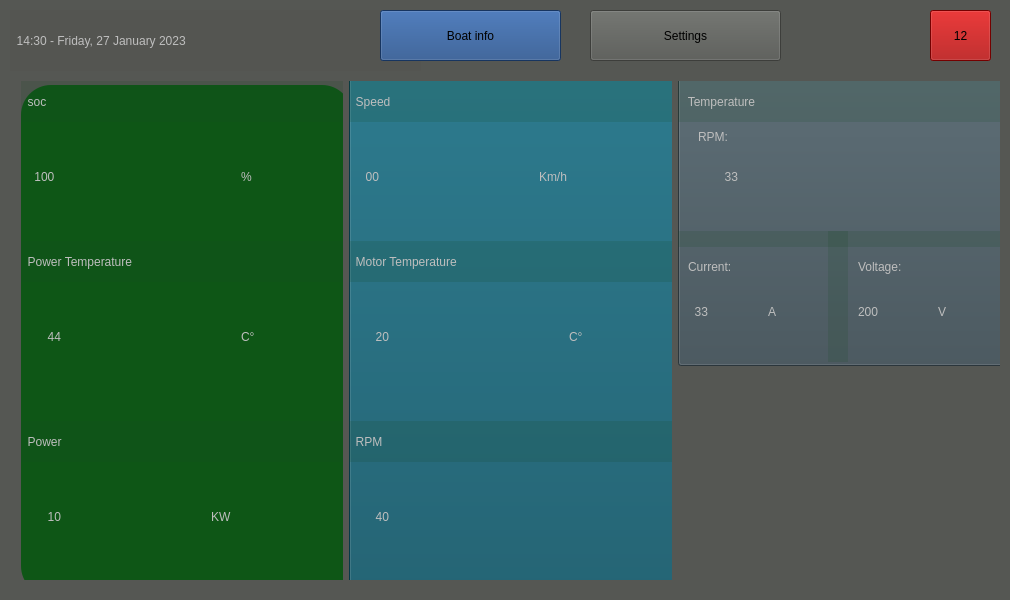
<?xml version="1.0" encoding="UTF-8"?>
<ui version="4.0">
 <class>MainWindow</class>
 <widget class="QMainWindow" name="MainWindow">
  <property name="windowModality">
   <enum>Qt::ApplicationModal</enum>
  </property>
  <property name="enabled">
   <bool>true</bool>
  </property>
  <property name="geometry">
   <rect>
    <x>0</x>
    <y>0</y>
    <width>1010</width>
    <height>600</height>
   </rect>
  </property>
  <property name="contextMenuPolicy">
   <enum>Qt::NoContextMenu</enum>
  </property>
  <property name="windowTitle">
   <string/>
  </property>
  <property name="styleSheet">
   <string notr="true">background-color: rgb(85, 87, 83)</string>
  </property>
  <widget class="QWidget" name="centralWidget">
   <widget class="QWidget" name="horizontalLayoutWidget">
    <property name="geometry">
     <rect>
      <x>10</x>
      <y>70</y>
      <width>1001</width>
      <height>521</height>
     </rect>
    </property>
    <layout class="QHBoxLayout" name="horizontalLayout">
     <item>
      <layout class="QVBoxLayout" name="verticalLayout_3">
       <item>
        <widget class="QWidget" name="widget" native="true">
         <widget class="QPushButton" name="pb_battery">
          <property name="geometry">
           <rect>
            <x>0</x>
            <y>4</y>
            <width>331</width>
            <height>511</height>
           </rect>
          </property>
          <property name="styleSheet">
           <string notr="true">border-radius: 30px;
background-color: rgb(14, 86, 22);
</string>
          </property>
          <property name="text">
           <string/>
          </property>
         </widget>
         <widget class="QLabel" name="l_battery">
          <property name="enabled">
           <bool>false</bool>
          </property>
          <property name="geometry">
           <rect>
            <x>0</x>
            <y>0</y>
            <width>331</width>
            <height>41</height>
           </rect>
          </property>
          <property name="toolTip">
           <string>&lt;html&gt;&lt;head/&gt;&lt;body&gt;&lt;p align=&quot;center&quot;&gt;&lt;br/&gt;&lt;/p&gt;&lt;/body&gt;&lt;/html&gt;</string>
          </property>
          <property name="whatsThis">
           <string>&lt;html&gt;&lt;head/&gt;&lt;body&gt;&lt;p align=&quot;center&quot;&gt;&lt;br/&gt;&lt;/p&gt;&lt;/body&gt;&lt;/html&gt;</string>
          </property>
          <property name="styleSheet">
           <string notr="true">background-color: rgba(16, 73, 31,40);
font: 20pt &quot;Ubuntu&quot;;</string>
          </property>
          <property name="text">
           <string>  soc</string>
          </property>
         </widget>
         <widget class="QLabel" name="l_SOC_value">
          <property name="enabled">
           <bool>false</bool>
          </property>
          <property name="geometry">
           <rect>
            <x>10</x>
            <y>50</y>
            <width>161</width>
            <height>91</height>
           </rect>
          </property>
          <property name="styleSheet">
           <string notr="true">background-color: rgba(16, 73, 31,0);
font: 50pt &quot;Ubuntu&quot;;</string>
          </property>
          <property name="text">
           <string> 100</string>
          </property>
         </widget>
         <widget class="QLabel" name="label_3">
          <property name="enabled">
           <bool>false</bool>
          </property>
          <property name="geometry">
           <rect>
            <x>220</x>
            <y>50</y>
            <width>81</width>
            <height>91</height>
           </rect>
          </property>
          <property name="styleSheet">
           <string notr="true">background-color: rgba(16, 73, 31,0);
font: 50pt &quot;Ubuntu&quot;;</string>
          </property>
          <property name="text">
           <string>%</string>
          </property>
         </widget>
         <widget class="QLabel" name="l_battery_15">
          <property name="enabled">
           <bool>false</bool>
          </property>
          <property name="geometry">
           <rect>
            <x>0</x>
            <y>160</y>
            <width>331</width>
            <height>41</height>
           </rect>
          </property>
          <property name="toolTip">
           <string>&lt;html&gt;&lt;head/&gt;&lt;body&gt;&lt;p align=&quot;center&quot;&gt;&lt;br/&gt;&lt;/p&gt;&lt;/body&gt;&lt;/html&gt;</string>
          </property>
          <property name="whatsThis">
           <string>&lt;html&gt;&lt;head/&gt;&lt;body&gt;&lt;p align=&quot;center&quot;&gt;&lt;br/&gt;&lt;/p&gt;&lt;/body&gt;&lt;/html&gt;</string>
          </property>
          <property name="styleSheet">
           <string notr="true">background-color: rgba(16, 73, 31,40);
font: 20pt &quot;Ubuntu&quot;;</string>
          </property>
          <property name="text">
           <string>  Power Temperature</string>
          </property>
         </widget>
         <widget class="QLabel" name="l_powertemp_value">
          <property name="enabled">
           <bool>false</bool>
          </property>
          <property name="geometry">
           <rect>
            <x>20</x>
            <y>210</y>
            <width>161</width>
            <height>91</height>
           </rect>
          </property>
          <property name="styleSheet">
           <string notr="true">background-color: rgba(16, 73, 31,0);
font: 50pt &quot;Ubuntu&quot;;</string>
          </property>
          <property name="text">
           <string>  44</string>
          </property>
         </widget>
         <widget class="QLabel" name="label_5">
          <property name="enabled">
           <bool>false</bool>
          </property>
          <property name="geometry">
           <rect>
            <x>220</x>
            <y>210</y>
            <width>81</width>
            <height>91</height>
           </rect>
          </property>
          <property name="styleSheet">
           <string notr="true">background-color: rgba(16, 73, 31,0);
font: 50pt &quot;Ubuntu&quot;;</string>
          </property>
          <property name="text">
           <string>C°</string>
          </property>
         </widget>
         <widget class="QLabel" name="label_6">
          <property name="enabled">
           <bool>false</bool>
          </property>
          <property name="geometry">
           <rect>
            <x>190</x>
            <y>390</y>
            <width>111</width>
            <height>91</height>
           </rect>
          </property>
          <property name="styleSheet">
           <string notr="true">background-color: rgba(16, 73, 31,0);
font: 50pt &quot;Ubuntu&quot;;</string>
          </property>
          <property name="text">
           <string>KW</string>
          </property>
         </widget>
         <widget class="QLabel" name="l_power_value">
          <property name="enabled">
           <bool>false</bool>
          </property>
          <property name="geometry">
           <rect>
            <x>20</x>
            <y>390</y>
            <width>161</width>
            <height>91</height>
           </rect>
          </property>
          <property name="styleSheet">
           <string notr="true">background-color: rgba(16, 73, 31,0);
font: 50pt &quot;Ubuntu&quot;;</string>
          </property>
          <property name="text">
           <string>  10</string>
          </property>
         </widget>
         <widget class="QLabel" name="l_battery_16">
          <property name="enabled">
           <bool>false</bool>
          </property>
          <property name="geometry">
           <rect>
            <x>0</x>
            <y>340</y>
            <width>331</width>
            <height>41</height>
           </rect>
          </property>
          <property name="toolTip">
           <string>&lt;html&gt;&lt;head/&gt;&lt;body&gt;&lt;p align=&quot;center&quot;&gt;&lt;br/&gt;&lt;/p&gt;&lt;/body&gt;&lt;/html&gt;</string>
          </property>
          <property name="whatsThis">
           <string>&lt;html&gt;&lt;head/&gt;&lt;body&gt;&lt;p align=&quot;center&quot;&gt;&lt;br/&gt;&lt;/p&gt;&lt;/body&gt;&lt;/html&gt;</string>
          </property>
          <property name="styleSheet">
           <string notr="true">background-color: rgba(16, 73, 31,40);
font: 20pt &quot;Ubuntu&quot;;</string>
          </property>
          <property name="text">
           <string>  Power</string>
          </property>
         </widget>
        </widget>
       </item>
      </layout>
     </item>
     <item>
      <layout class="QVBoxLayout" name="verticalLayout_2">
       <item>
        <widget class="QWidget" name="widget_2" native="true">
         <widget class="QPushButton" name="pb_motor">
          <property name="geometry">
           <rect>
            <x>0</x>
            <y>-6</y>
            <width>331</width>
            <height>521</height>
           </rect>
          </property>
          <property name="styleSheet">
           <string notr="true">background-color: rgb(9, 80, 99);
</string>
          </property>
          <property name="text">
           <string/>
          </property>
         </widget>
         <widget class="QLabel" name="label_7">
          <property name="enabled">
           <bool>false</bool>
          </property>
          <property name="geometry">
           <rect>
            <x>220</x>
            <y>210</y>
            <width>81</width>
            <height>91</height>
           </rect>
          </property>
          <property name="styleSheet">
           <string notr="true">background-color: rgba(16, 73, 31,0);
font: 50pt &quot;Ubuntu&quot;;</string>
          </property>
          <property name="text">
           <string>C°</string>
          </property>
         </widget>
         <widget class="QLabel" name="l_speed_value">
          <property name="enabled">
           <bool>false</bool>
          </property>
          <property name="geometry">
           <rect>
            <x>10</x>
            <y>50</y>
            <width>161</width>
            <height>91</height>
           </rect>
          </property>
          <property name="styleSheet">
           <string notr="true">background-color: rgba(16, 73, 31,0);
font: 50pt &quot;Ubuntu&quot;;</string>
          </property>
          <property name="text">
           <string>  00</string>
          </property>
         </widget>
         <widget class="QLabel" name="label_9">
          <property name="enabled">
           <bool>false</bool>
          </property>
          <property name="geometry">
           <rect>
            <x>190</x>
            <y>50</y>
            <width>111</width>
            <height>91</height>
           </rect>
          </property>
          <property name="styleSheet">
           <string notr="true">background-color: rgba(16, 73, 31,0);
font: 30pt &quot;Ubuntu&quot;;</string>
          </property>
          <property name="text">
           <string>Km/h</string>
          </property>
         </widget>
         <widget class="QLabel" name="label_10">
          <property name="enabled">
           <bool>true</bool>
          </property>
          <property name="geometry">
           <rect>
            <x>190</x>
            <y>390</y>
            <width>111</width>
            <height>91</height>
           </rect>
          </property>
          <property name="styleSheet">
           <string notr="true">background-color: rgba(16, 73, 31,0);
font: 50pt &quot;Ubuntu&quot;;</string>
          </property>
          <property name="text">
           <string/>
          </property>
         </widget>
         <widget class="QLabel" name="l_motortemp_value">
          <property name="enabled">
           <bool>false</bool>
          </property>
          <property name="geometry">
           <rect>
            <x>20</x>
            <y>210</y>
            <width>161</width>
            <height>91</height>
           </rect>
          </property>
          <property name="styleSheet">
           <string notr="true">background-color: rgba(16, 73, 31,0);
font: 50pt &quot;Ubuntu&quot;;</string>
          </property>
          <property name="text">
           <string>  20</string>
          </property>
         </widget>
         <widget class="QLabel" name="l_battery_2">
          <property name="enabled">
           <bool>false</bool>
          </property>
          <property name="geometry">
           <rect>
            <x>0</x>
            <y>0</y>
            <width>331</width>
            <height>41</height>
           </rect>
          </property>
          <property name="toolTip">
           <string>&lt;html&gt;&lt;head/&gt;&lt;body&gt;&lt;p align=&quot;center&quot;&gt;&lt;br/&gt;&lt;/p&gt;&lt;/body&gt;&lt;/html&gt;</string>
          </property>
          <property name="whatsThis">
           <string>&lt;html&gt;&lt;head/&gt;&lt;body&gt;&lt;p align=&quot;center&quot;&gt;&lt;br/&gt;&lt;/p&gt;&lt;/body&gt;&lt;/html&gt;</string>
          </property>
          <property name="styleSheet">
           <string notr="true">background-color: rgba(16, 73, 31,40);
font: 20pt &quot;Ubuntu&quot;;</string>
          </property>
          <property name="text">
           <string>  Speed</string>
          </property>
         </widget>
         <widget class="QLabel" name="l_battery_17">
          <property name="enabled">
           <bool>false</bool>
          </property>
          <property name="geometry">
           <rect>
            <x>0</x>
            <y>160</y>
            <width>331</width>
            <height>41</height>
           </rect>
          </property>
          <property name="toolTip">
           <string>&lt;html&gt;&lt;head/&gt;&lt;body&gt;&lt;p align=&quot;center&quot;&gt;&lt;br/&gt;&lt;/p&gt;&lt;/body&gt;&lt;/html&gt;</string>
          </property>
          <property name="whatsThis">
           <string>&lt;html&gt;&lt;head/&gt;&lt;body&gt;&lt;p align=&quot;center&quot;&gt;&lt;br/&gt;&lt;/p&gt;&lt;/body&gt;&lt;/html&gt;</string>
          </property>
          <property name="styleSheet">
           <string notr="true">background-color: rgba(16, 73, 31,40);
font: 20pt &quot;Ubuntu&quot;;</string>
          </property>
          <property name="text">
           <string>  Motor Temperature</string>
          </property>
         </widget>
         <widget class="QLabel" name="l_RPM_value">
          <property name="enabled">
           <bool>false</bool>
          </property>
          <property name="geometry">
           <rect>
            <x>20</x>
            <y>390</y>
            <width>161</width>
            <height>91</height>
           </rect>
          </property>
          <property name="styleSheet">
           <string notr="true">background-color: rgba(16, 73, 31,0);
font: 50pt &quot;Ubuntu&quot;;</string>
          </property>
          <property name="text">
           <string>  40</string>
          </property>
         </widget>
         <widget class="QLabel" name="l_battery_18">
          <property name="enabled">
           <bool>false</bool>
          </property>
          <property name="geometry">
           <rect>
            <x>0</x>
            <y>340</y>
            <width>331</width>
            <height>41</height>
           </rect>
          </property>
          <property name="toolTip">
           <string>&lt;html&gt;&lt;head/&gt;&lt;body&gt;&lt;p align=&quot;center&quot;&gt;&lt;br/&gt;&lt;/p&gt;&lt;/body&gt;&lt;/html&gt;</string>
          </property>
          <property name="whatsThis">
           <string>&lt;html&gt;&lt;head/&gt;&lt;body&gt;&lt;p align=&quot;center&quot;&gt;&lt;br/&gt;&lt;/p&gt;&lt;/body&gt;&lt;/html&gt;</string>
          </property>
          <property name="styleSheet">
           <string notr="true">background-color: rgba(16, 73, 31,40);
font: 20pt &quot;Ubuntu&quot;;</string>
          </property>
          <property name="text">
           <string>  RPM</string>
          </property>
         </widget>
        </widget>
       </item>
      </layout>
     </item>
     <item>
      <layout class="QVBoxLayout" name="verticalLayout">
       <item>
        <widget class="QWidget" name="widget_3" native="true">
         <widget class="QPushButton" name="pb_temperature">
          <property name="geometry">
           <rect>
            <x>0</x>
            <y>-6</y>
            <width>331</width>
            <height>291</height>
           </rect>
          </property>
          <property name="styleSheet">
           <string notr="true">background-color:rgb(60, 76, 84)</string>
          </property>
          <property name="text">
           <string/>
          </property>
         </widget>
         <widget class="QLabel" name="l_temperature">
          <property name="enabled">
           <bool>false</bool>
          </property>
          <property name="geometry">
           <rect>
            <x>0</x>
            <y>0</y>
            <width>331</width>
            <height>41</height>
           </rect>
          </property>
          <property name="toolTip">
           <string>&lt;html&gt;&lt;head/&gt;&lt;body&gt;&lt;p align=&quot;center&quot;&gt;&lt;br/&gt;&lt;/p&gt;&lt;/body&gt;&lt;/html&gt;</string>
          </property>
          <property name="whatsThis">
           <string>&lt;html&gt;&lt;head/&gt;&lt;body&gt;&lt;p align=&quot;center&quot;&gt;&lt;br/&gt;&lt;/p&gt;&lt;/body&gt;&lt;/html&gt;</string>
          </property>
          <property name="styleSheet">
           <string notr="true">background-color: rgba(16, 73, 31,40);
font: 20pt &quot;Ubuntu&quot;;</string>
          </property>
          <property name="text">
           <string>   Temperature</string>
          </property>
         </widget>
         <widget class="QLabel" name="label_20">
          <property name="enabled">
           <bool>false</bool>
          </property>
          <property name="geometry">
           <rect>
            <x>180</x>
            <y>170</y>
            <width>91</width>
            <height>31</height>
           </rect>
          </property>
          <property name="styleSheet">
           <string notr="true">background-color: rgba(16, 73, 31,0);
font: 15pt &quot;Ubuntu&quot;;</string>
          </property>
          <property name="text">
           <string>Voltage:</string>
          </property>
         </widget>
         <widget class="QLabel" name="label_21">
          <property name="enabled">
           <bool>false</bool>
          </property>
          <property name="geometry">
           <rect>
            <x>40</x>
            <y>70</y>
            <width>121</width>
            <height>51</height>
           </rect>
          </property>
          <property name="styleSheet">
           <string notr="true">background-color: rgba(16, 73, 31,0);
font: 40pt &quot;Ubuntu&quot;;</string>
          </property>
          <property name="text">
           <string>  33</string>
          </property>
         </widget>
         <widget class="QLabel" name="label_22">
          <property name="enabled">
           <bool>false</bool>
          </property>
          <property name="geometry">
           <rect>
            <x>180</x>
            <y>200</y>
            <width>81</width>
            <height>61</height>
           </rect>
          </property>
          <property name="styleSheet">
           <string notr="true">background-color: rgba(16, 73, 31,0);
font: 30pt &quot;Ubuntu&quot;;</string>
          </property>
          <property name="text">
           <string>200</string>
          </property>
         </widget>
         <widget class="QLabel" name="label_23">
          <property name="enabled">
           <bool>false</bool>
          </property>
          <property name="geometry">
           <rect>
            <x>180</x>
            <y>70</y>
            <width>81</width>
            <height>51</height>
           </rect>
          </property>
          <property name="styleSheet">
           <string notr="true">background-color: rgba(16, 73, 31,0);
font: 40pt &quot;Ubuntu&quot;;</string>
          </property>
          <property name="text">
           <string/>
          </property>
         </widget>
         <widget class="QLabel" name="label_24">
          <property name="enabled">
           <bool>false</bool>
          </property>
          <property name="geometry">
           <rect>
            <x>10</x>
            <y>200</y>
            <width>81</width>
            <height>61</height>
           </rect>
          </property>
          <property name="styleSheet">
           <string notr="true">background-color: rgba(16, 73, 31,0);
font: 30pt &quot;Ubuntu&quot;;</string>
          </property>
          <property name="text">
           <string>  33</string>
          </property>
         </widget>
         <widget class="QLabel" name="label_25">
          <property name="enabled">
           <bool>false</bool>
          </property>
          <property name="geometry">
           <rect>
            <x>90</x>
            <y>200</y>
            <width>41</width>
            <height>61</height>
           </rect>
          </property>
          <property name="styleSheet">
           <string notr="true">background-color: rgba(16, 73, 31,0);
font: 30pt &quot;Ubuntu&quot;;</string>
          </property>
          <property name="text">
           <string>A</string>
          </property>
         </widget>
         <widget class="QLabel" name="label_26">
          <property name="enabled">
           <bool>false</bool>
          </property>
          <property name="geometry">
           <rect>
            <x>20</x>
            <y>40</y>
            <width>71</width>
            <height>31</height>
           </rect>
          </property>
          <property name="styleSheet">
           <string notr="true">background-color: rgba(16, 73, 31,0);
font: 15pt &quot;Ubuntu&quot;;</string>
          </property>
          <property name="text">
           <string>RPM:</string>
          </property>
         </widget>
         <widget class="QLabel" name="l_battery_6">
          <property name="enabled">
           <bool>false</bool>
          </property>
          <property name="geometry">
           <rect>
            <x>0</x>
            <y>150</y>
            <width>331</width>
            <height>16</height>
           </rect>
          </property>
          <property name="toolTip">
           <string>&lt;html&gt;&lt;head/&gt;&lt;body&gt;&lt;p align=&quot;center&quot;&gt;&lt;br/&gt;&lt;/p&gt;&lt;/body&gt;&lt;/html&gt;</string>
          </property>
          <property name="whatsThis">
           <string>&lt;html&gt;&lt;head/&gt;&lt;body&gt;&lt;p align=&quot;center&quot;&gt;&lt;br/&gt;&lt;/p&gt;&lt;/body&gt;&lt;/html&gt;</string>
          </property>
          <property name="styleSheet">
           <string notr="true">background-color: rgba(16, 73, 31,40);
font: 20pt &quot;Ubuntu&quot;;</string>
          </property>
          <property name="text">
           <string/>
          </property>
         </widget>
         <widget class="QLabel" name="label_27">
          <property name="enabled">
           <bool>false</bool>
          </property>
          <property name="geometry">
           <rect>
            <x>260</x>
            <y>200</y>
            <width>41</width>
            <height>61</height>
           </rect>
          </property>
          <property name="styleSheet">
           <string notr="true">background-color: rgba(16, 73, 31,0);
font: 30pt &quot;Ubuntu&quot;;</string>
          </property>
          <property name="text">
           <string>V</string>
          </property>
         </widget>
         <widget class="QLabel" name="label_28">
          <property name="enabled">
           <bool>false</bool>
          </property>
          <property name="geometry">
           <rect>
            <x>10</x>
            <y>170</y>
            <width>81</width>
            <height>31</height>
           </rect>
          </property>
          <property name="styleSheet">
           <string notr="true">background-color: rgba(16, 73, 31,0);
font: 15pt &quot;Ubuntu&quot;;</string>
          </property>
          <property name="text">
           <string>Current:</string>
          </property>
         </widget>
         <widget class="QLabel" name="l_battery_7">
          <property name="enabled">
           <bool>false</bool>
          </property>
          <property name="geometry">
           <rect>
            <x>150</x>
            <y>150</y>
            <width>20</width>
            <height>131</height>
           </rect>
          </property>
          <property name="toolTip">
           <string>&lt;html&gt;&lt;head/&gt;&lt;body&gt;&lt;p align=&quot;center&quot;&gt;&lt;br/&gt;&lt;/p&gt;&lt;/body&gt;&lt;/html&gt;</string>
          </property>
          <property name="whatsThis">
           <string>&lt;html&gt;&lt;head/&gt;&lt;body&gt;&lt;p align=&quot;center&quot;&gt;&lt;br/&gt;&lt;/p&gt;&lt;/body&gt;&lt;/html&gt;</string>
          </property>
          <property name="styleSheet">
           <string notr="true">background-color: rgba(16, 73, 31,40);
font: 20pt &quot;Ubuntu&quot;;</string>
          </property>
          <property name="text">
           <string/>
          </property>
         </widget>
         <widget class="QLabel" name="l_logo">
          <property name="geometry">
           <rect>
            <x>-30</x>
            <y>290</y>
            <width>371</width>
            <height>291</height>
           </rect>
          </property>
          <property name="styleSheet">
           <string notr="true">image: url(:/images/logotrasparent.png) ;

</string>
          </property>
          <property name="text">
           <string/>
          </property>
         </widget>
        </widget>
       </item>
      </layout>
     </item>
    </layout>
   </widget>
   <widget class="QLabel" name="l_date">
    <property name="enabled">
     <bool>false</bool>
    </property>
    <property name="geometry">
     <rect>
      <x>10</x>
      <y>10</y>
      <width>411</width>
      <height>61</height>
     </rect>
    </property>
    <property name="styleSheet">
     <string notr="true">background-color: rgba(75, 77, 73, 40);
font: 15pt &quot;Ubuntu&quot;;</string>
    </property>
    <property name="text">
     <string>  14:30 - Friday, 27 January 2023</string>
    </property>
   </widget>
   <widget class="QPushButton" name="pb_faults">
    <property name="geometry">
     <rect>
      <x>930</x>
      <y>10</y>
      <width>61</width>
      <height>51</height>
     </rect>
    </property>
    <property name="styleSheet">
     <string notr="true">background-color: rgb(164, 0, 0)</string>
    </property>
    <property name="text">
     <string>12</string>
    </property>
   </widget>
   <widget class="QPushButton" name="pb_boatinfo">
    <property name="geometry">
     <rect>
      <x>380</x>
      <y>10</y>
      <width>181</width>
      <height>51</height>
     </rect>
    </property>
    <property name="styleSheet">
     <string notr="true">background-color: rgb(32, 74, 135)</string>
    </property>
    <property name="text">
     <string>Boat info</string>
    </property>
   </widget>
   <widget class="QPushButton" name="pb_settings">
    <property name="geometry">
     <rect>
      <x>590</x>
      <y>10</y>
      <width>191</width>
      <height>51</height>
     </rect>
    </property>
    <property name="text">
     <string>Settings</string>
    </property>
   </widget>
  </widget>
 </widget>
 <layoutdefault spacing="6" margin="11"/>
 <resources/>
 <connections/>
</ui>
